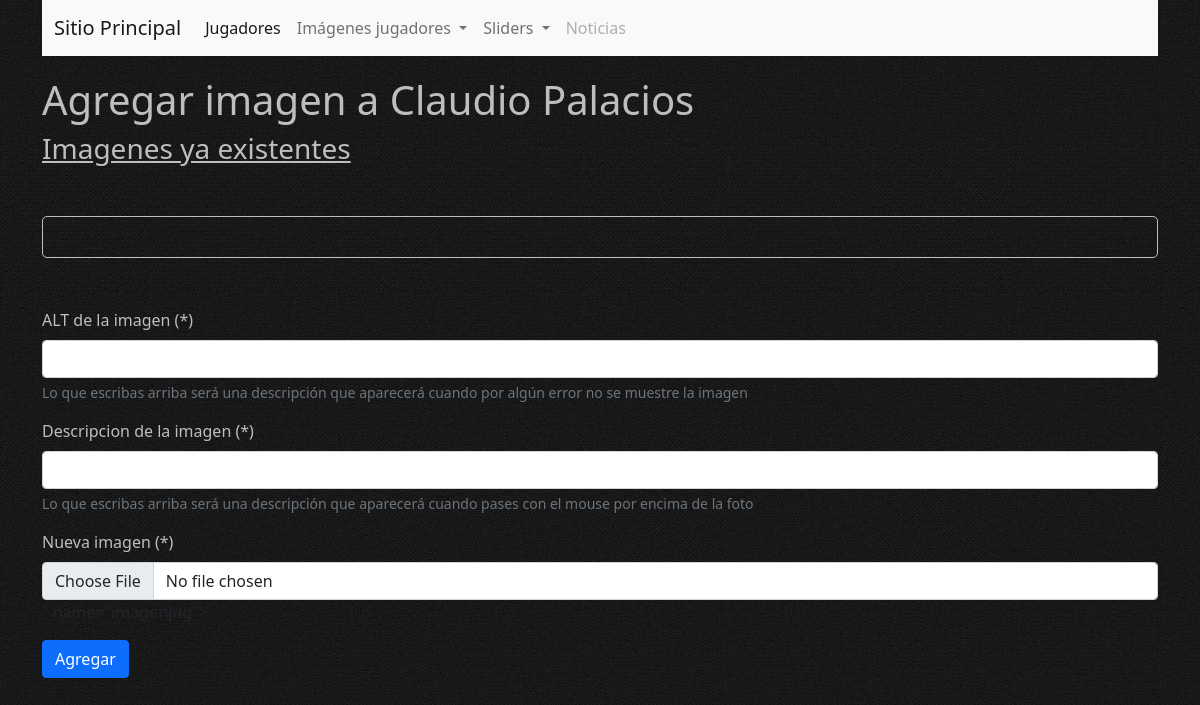
Page /administradorAgregImg/7/ (signed in) on the earlier database version.
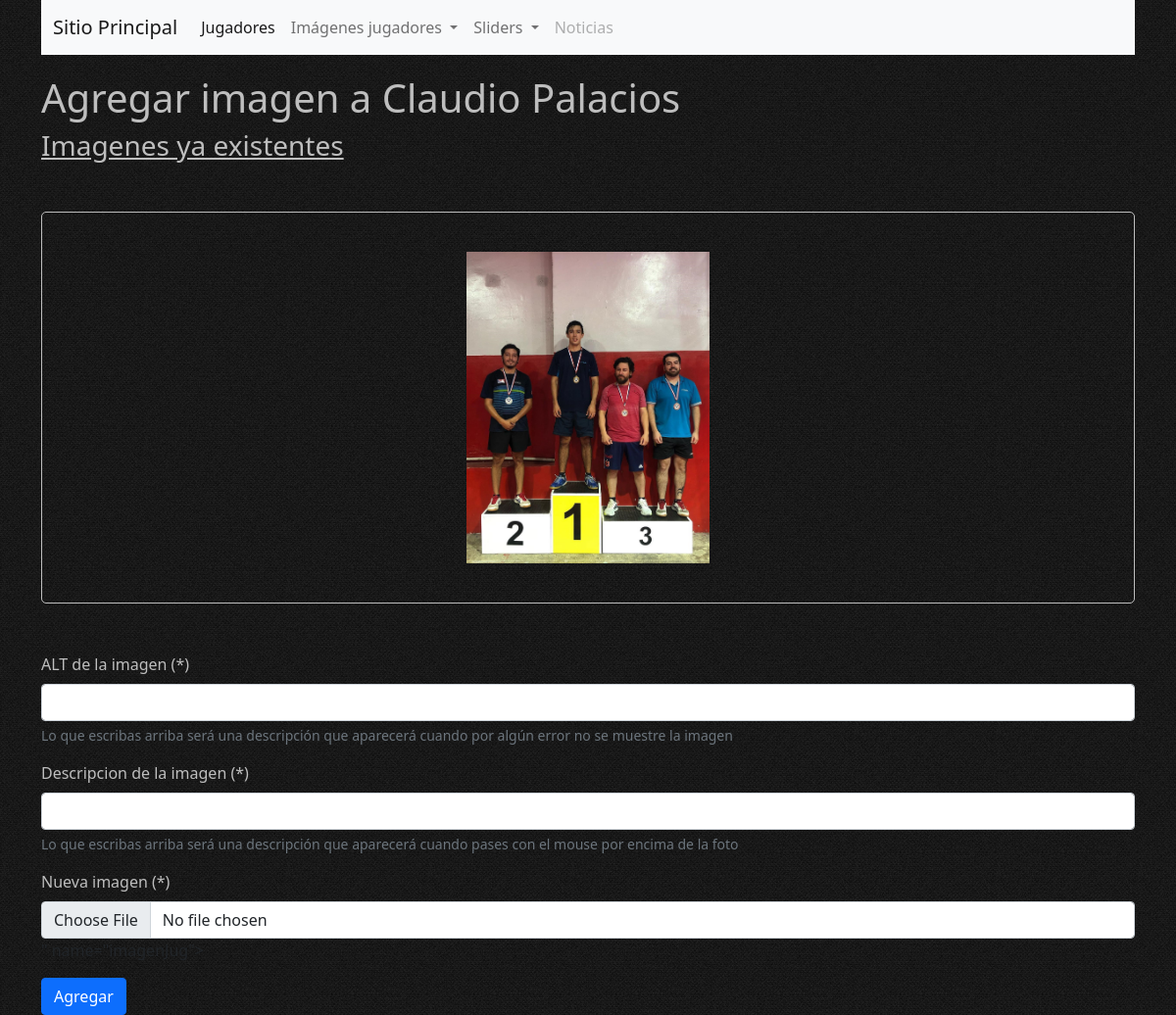
Same page on the later database version.
### appCore/models.py (models this page shows, shortened)
class ImagenJugador(models.Model):
    idImagenJug = models.AutoField(primary_key=True)
    imagenJug = models.ImageField(upload_to = 'home')
    title = models.CharField(max_length=200, verbose_name='title', blank=True, null=True)
    alt = models.CharField(max_length=200, verbose_name='alt', blank=True, null=True)
    fkJugador = models.ForeignKey(Jugador, on_delete=models.CASCADE)
    class Meta:
        verbose_name = 'imagenJugador'
        verbose_name_plural = 'imagenesJugador'

### appAdmin/views.py (the view)
# urls.py: path('administradorAgregImg/<pk>/', administradorAgregImg, name='administradorAgregImg'),
@login_required
def administradorAgregImg(request, pk):
    jugador = Jugador.objects.get(idJugador = pk)
    imgs = ImagenJugador.objects.filter(fkJugador = pk)
    form = ImagenJugadorForm()
    datos = {
        'jugador':jugador,
        'imagenes':imgs,
        'form':form
    }
    if request.method == 'POST':
        print(request.POST, request.FILES)
        formulario_registro = ImagenJugadorForm(request.POST, request.FILES)
        if formulario_registro.is_valid():
            formulario_registro.save()
    return render(request, 'appAdmin/agregarImg.html', datos)

### appCore/forms.py
class ImagenJugadorForm(ModelForm):
    class Meta:
        model = ImagenJugador
        fields = ['idImagenJug', 'imagenJug', 'title', 'alt', 'fkJugador']

### appAdmin/templates/appAdmin/agregarImg.html (shortened to what this page needs)
{% extends 'appAdmin/baseAdmin.html' %}
{% load static %}
{% block main %}
<main class="container">
    <div class="cajaAgregImg">
        <h1>Agregar imagen a {{jugador.pnombre}} {{jugador.apaterno}}</h1>
        <h3>Imagenes ya existentes</h3>
        <div class="cajaImagenesAgregImgs">
            {% for img in imagenes %}
            <div class="cajaImg">
                <img src="{{img.imagenJug.url}}" alt="{{img.alt}}" title="{{img.title}}">
            </div>
            {% endfor %}
        </div>
    </div>
    <form enctype="multipart/form-data" action="" method="post">
        <div class="mb-3">
            <label for="alt" class="form-label colorPrimario" aria-describedby="altHelp">ALT de la imagen (*)</label>
            <input type="text" class="form-control" id="alt" name="alt">
            <div id="altHelp" class="form-text">Lo que escribas arriba será una descripción que aparecerá cuando por
                algún error no se muestre la imagen</div>
        </div>
        <div class="mb-3">
            <label for="title" class="form-label colorPrimario" aria-describedby="titleHelp">Descripcion de la imagen
                (*)</label>
            <input type="text" class="form-control" id="title" name="title">
            <div id="titleHelp" class="form-text">Lo que escribas arriba será una descripción que aparecerá cuando pases
                con el mouse por encima de la foto</div>
        </div>
        <div class="mb-3">
            <label for="imagenJug" class="form-label colorPrimario">Nueva imagen (*)</label>
            <input type="file" class="form-control" id="imagenJug" value="{{form.imagenJug}}" name="imagenJug">
        </div>
        <button type="button" class="btn btn-primary" data-bs-toggle="modal" data-bs-target="#modalAgregarImgs">
            Agregar
        </button>
    </form>
</main>
{% endblock %}

Differences in the rows shown:
added ImagenJugador: imagenJug (picture)
